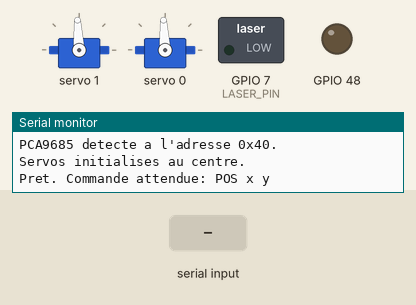
Recording of a sketch running on a simulated ESP32-S3. On the bench: 2 × servo, switched loads named in the sketch (green lamp = pin HIGH), output pins drawn as LEDs (lit = HIGH), the last lines printed to the serial monitor. Inputs (shaded band) come from the test bench.

Above: at 3.2 s.
3.3 s: "LASER ON\n" received over Serial
At 4.2 s:
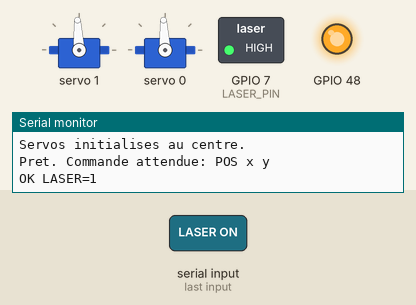
4.8 s: "POS  45\n" received over Serial
At 5.4 s:
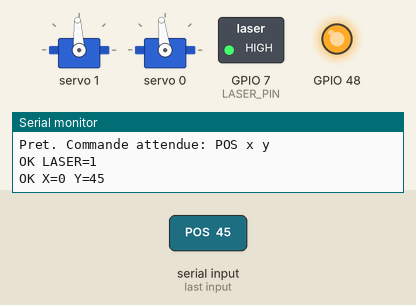
Timing chart, 0 to 7.8 s (numbered marks = the images above; inputs shaded):
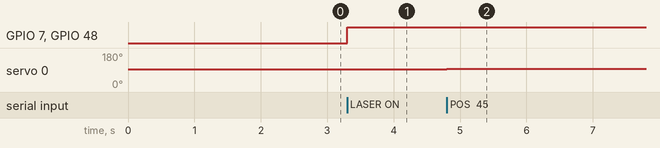

Measured:
- after the input at 3.3 s, GPIO 7 (LASER_PIN), GPIO 48: LOW → HIGH at once
- after the input at 4.8 s, servo 0: 93° → 97° at once

The sketch:

esp32_prog.ino
```cpp
#include <Wire.h>
#include <Adafruit_PWMServoDriver.h>

const byte PCA9685_ADDRESS = 0x40;
const byte SERVO_Y_CHANNEL = 0;
const byte SERVO_X_CHANNEL = 1;
const byte LASER_PIN = 7;

const int SERVO_CENTER_US = 1500;
const int POSITION_MIN = -1120;
const int POSITION_CENTER = 0;
const int POSITION_MAX = 1240;

Adafruit_PWMServoDriver pwm = Adafruit_PWMServoDriver(PCA9685_ADDRESS);
bool pcaFound = false;
int currentX = POSITION_CENTER;
int currentY = POSITION_CENTER;
bool laserEnabled = false;

byte i2cProbe(byte address) {
  Wire.beginTransmission(address);
  return Wire.endTransmission();
}

bool i2cDevicePresent(byte address) {
  return i2cProbe(address) == 0;
}

void scanI2C() {
  Serial.println("Scan I2C en cours...");

  byte foundCount = 0;
  for (byte address = 1; address < 127; address++) {
    if (i2cDevicePresent(address)) {
      Serial.print("  Peripherique trouve a 0x");
      if (address < 16) {
        Serial.print("0");
      }
      Serial.println(address, HEX);
      foundCount++;
    }
  }

  if (foundCount == 0) {
    Serial.println("  Aucun peripherique I2C trouve.");
  }
}

void initPCA9685() {
  Serial.println("PCA9685 detecte a l'adresse 0x40.");

  pwm.begin();
  pwm.setOscillatorFrequency(27000000);
  pwm.setPWMFreq(50);
  delay(10);

  pwm.writeMicroseconds(SERVO_X_CHANNEL, SERVO_CENTER_US);
  pwm.writeMicroseconds(SERVO_Y_CHANNEL, SERVO_CENTER_US);
  Serial.println("Servos initialises au centre.");
  Serial.println("Pret. Commande attendue: POS x y");
}

int positionToPulse(int position) {
  position = constrain(position, POSITION_MIN, POSITION_MAX);
  return SERVO_CENTER_US + position;
}

void setTurretPosition(int x, int y) {
  currentX = constrain(x, POSITION_MIN, POSITION_MAX);
  currentY = constrain(y, POSITION_MIN, POSITION_MAX);

  pwm.writeMicroseconds(SERVO_X_CHANNEL, positionToPulse(currentX));
  pwm.writeMicroseconds(SERVO_Y_CHANNEL, positionToPulse(currentY));

  Serial.print("OK X=");
  Serial.print(currentX);
  Serial.print(" Y=");
  Serial.println(currentY);
}

void setLaser(bool enabled) {
  laserEnabled = enabled;
  digitalWrite(LASER_PIN, laserEnabled ? HIGH : LOW);
  digitalWrite(LED_BUILTIN, laserEnabled ? HIGH : LOW);
  Serial.print("OK LASER=");
  Serial.println(laserEnabled ? 1 : 0);
}

void handleSerialCommand(String command) {
  command.trim();
  command.toUpperCase();

  if (command.length() == 0) {
    return;
  }

  if (command == "CENTER") {
    setTurretPosition(POSITION_CENTER, POSITION_CENTER);
    return;
  }

  if (command == "LASER ON" || command == "LASER 1") {
    setLaser(true);
    return;
  }

  if (command == "LASER OFF" || command == "LASER 0") {
    setLaser(false);
    return;
  }

  if (command.startsWith("POS ")) {
    int firstSpace = command.indexOf(' ');
    int secondSpace = command.indexOf(' ', firstSpace + 1);
    if (secondSpace < 0) {
      Serial.println("ERR format attendu: POS x y");
      return;
    }

    int x = command.substring(firstSpace + 1, secondSpace).toInt();
    int y = command.substring(secondSpace + 1).toInt();
    setTurretPosition(x, y);
    return;
  }

  Serial.println("ERR commande inconnue");
}

void setup() {
  pinMode(LED_BUILTIN, OUTPUT);
  digitalWrite(LED_BUILTIN, LOW);
  pinMode(LASER_PIN, OUTPUT);
  digitalWrite(LASER_PIN, LOW);

  Serial.begin(115200);
  delay(2000);

  Serial.println();
  Serial.println("LOCKON - test PCA9685 + servos");
  Serial.println("Moniteur serie: 115200 bauds");
  Serial.println("Laser sur D7. Commandes: LASER 1 / LASER 0");

  Serial.println("Initialisation I2C...");
  Wire.begin();
#if defined(WIRE_HAS_TIMEOUT)
  Wire.setWireTimeout(25000, true);
  Serial.println("Timeout I2C actif.");
#else
  Serial.println("Timeout I2C non disponible avec ce core Arduino.");
#endif

  Serial.println("Recherche du PCA9685 a l'adresse 0x40...");
  byte pcaStatus = i2cProbe(PCA9685_ADDRESS);
  pcaFound = pcaStatus == 0;
  if (!pcaFound) {
    Serial.println("ERREUR: PCA9685 absent a l'adresse 0x40.");
    Serial.print("Code I2C: ");
    Serial.println(pcaStatus);
    Serial.println("Verifier A4/SDA, A5/SCL, VCC, GND et masse commune.");
    scanI2C();
    return;
  }

  initPCA9685();
}

void loop() {
  if (!pcaFound) {
    delay(3000);
    scanI2C();
    pcaFound = i2cDevicePresent(PCA9685_ADDRESS);
    if (pcaFound) {
      initPCA9685();
    }
    return;
  }

  if (Serial.available()) {
    String command = Serial.readStringUntil('\n');
    handleSerialCommand(command);
    delay(10);
  }
}
```
